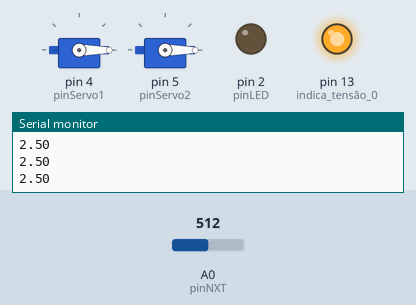
Recording of a sketch running on a simulated Arduino Uno, built with avr-gcc and run on an emulated ATmega328P. On the bench: 2 × servo, output pins drawn as LEDs (lit = HIGH), the last lines printed to the serial monitor. The test bench sets the inputs (shaded band); at power-on: A0 (pinNXT) = 512.

Above: at 1.2 s.
1.3 s: A0 (pinNXT) set to 808
2.8 s: A0 (pinNXT) set to 829
At 5.8 s:
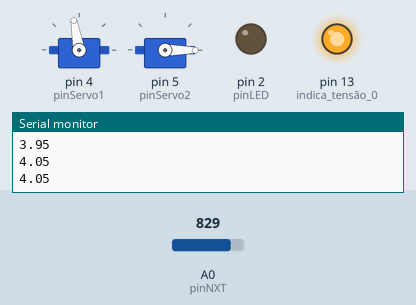
At 12.4 s:
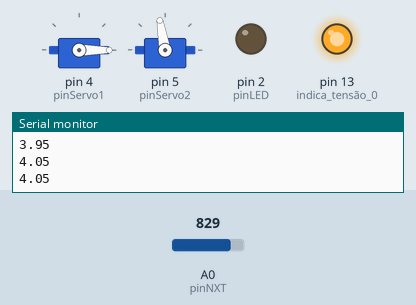
Timing chart, 0 to 19.5 s (numbered marks = the images above; inputs shaded):
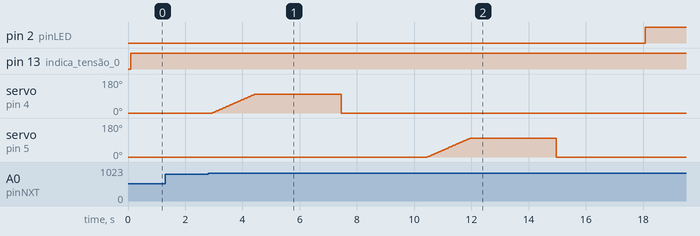

The sketch:

Unificada2_final.ino
```cpp
#include <Servo.h>

#define pinServo1 4
#define pinServo2 5
#define pinLED  2  //pino do LED da água
#define pinNXT  A0


Servo servo1, servo2, servo3;
int pos1 = 100; // posiçao final do servo com amostra 1
int pos2 = 100; // posição final do servo com amostra 2
int pos;
double lastMillis = 0;
char ch;
bool trava = false;


void setup() {

  // put your setup code here, to run once:
  Serial.begin(9600);
  pinMode(13, OUTPUT);//indica tensão 0

  pos = 0;

  servo1.attach(pinServo1); //pinServo1 = 4
  servo2.attach(pinServo2); //pinServo2 = 5
  pinMode(pinLED,OUTPUT); //led indicativo de água

  servo1.write(pos);// seta posição inicial no servo1
  servo2.write(pos);// seta posição inicial no servo2

  //readNXT(sensorValue);
  //moveServo1();
  //moveServo2();

}

void moveServo1(){ //funcao para movimentar servo1
  for (pos = 0; pos <= pos1; pos += 1) { //roda o servo1 180 graus com incrementos de 1
      servo1.write(pos);
      delay(15);
  }
  delay(3000);
  servo1.write(0);
  delay(3000);
}

void moveServo2(){ //funcao para movimentar servo2
  for (pos = 0; pos <= pos2; pos += 1) { //roda o servo2 180 graus com incrementos de 1
      servo2.write(pos);
      delay(15);
  }
  delay(3000);
  servo2.write(0);
  delay(3000);
}

void water(){ //funcao para regar
  if(trava){
    if(millis() - lastMillis < 2000){ //Liga o LED por 2 segundos
      digitalWrite(pinLED, HIGH);
    }
    else if(millis() - lastMillis <10000){ // Desliga o LED por 8 segundos
      digitalWrite(pinLED, LOW);
    }
    else{ //zera o contador e volta pra primeira opção
      lastMillis = millis();
    }
  }
  else{
    digitalWrite(pinLED, LOW);
  }
}

float readNXT(int sensor){ //funcao para ler sinal do NXT
  float voltage = sensor*(5.0/1023.0);
  delay(100);
  Serial.println(voltage);
  return voltage;
}

void loop() {
  // put your main code here, to run repeatedly:
  float volt;
  volt = readNXT(analogRead(pinNXT));
  Serial.println(volt);

  if (volt != 0)  digitalWrite(13, HIGH);   // turn the LED on (HIGH is the voltage level)

  if (volt > 4 && !trava){
     moveServo1();
     moveServo2();
     trava = true;
  }
  else if (volt < 3){
     trava = false;
  }

  water();
}
```

Measured:
- the behaviour switches between 818 and 819 on A0 (pinNXT) (found by bisection; images 0 and 1)
- after the input at 2.8 s, pin 2 (pinLED): LOW → HIGH after 15.3 s; servo on pin 4 (pinServo1), servo on pin 5 (pinServo2): rises from 0° to 100° in 1.5 s, then falls to 0° in 3.0 s
